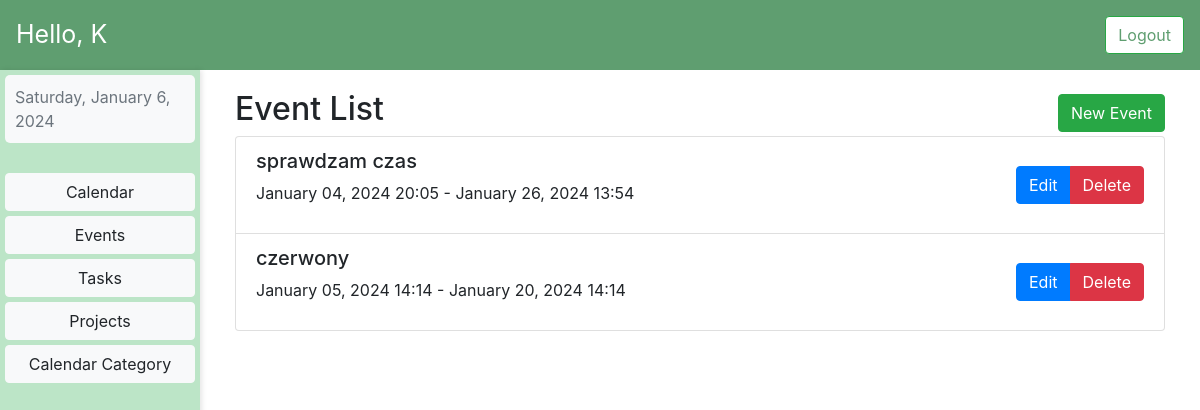
Page /events/ (signed in) on the earlier database version.
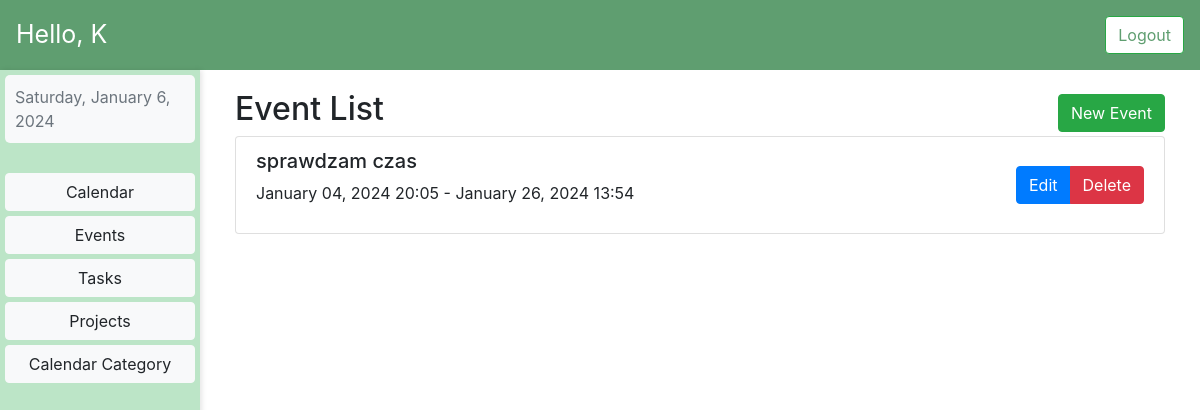
Same page on the later database version.
### MyCalendar/models.py (models this page shows)
class Event(models.Model):
    user = models.ForeignKey(User, on_delete=models.CASCADE)
    title = models.CharField(max_length=200)
    description = models.TextField(blank=True)
    start_date = models.DateTimeField(default=timezone.now)
    end_date = models.DateTimeField(default=timezone.now() + timezone.timedelta(hours=1))
    calendar = models.ForeignKey(Calendar, on_delete=models.CASCADE)
    notification = models.TimeField(default=timezone.timedelta(hours=1))

### MyCalendar/views.py (the view)
# urls.py: path('events/', events_view, name='events'),
def events_view(request):
    template_name = 'events.html'
    now = timezone.now()
    events = Event.objects.filter(user=request.user, end_date__gt=now)
    context = {'object_list': events}
    return render(request, template_name, context)

### templates/events.html (shortened to what this page needs)
{% extends 'dashboard.html' %}
{% load static %}
{% block styles %}
    <link rel="stylesheet" type="text/css" href="{% static 'css/dashboard.css' %}">
    <link href="{% static 'calender/main.css' %}" rel="stylesheet" />
{% endblock %}
{% block dynamic_content %}
    <div class="row mar">
         <div class="col-md-12">
             <div class="d-flex justify-content-between align-items-center">
                <h2 class="mr-auto">Event List</h2>
                <a href="{% url 'add_event' %}" class="btn btn-success ml-auto">New Event</a>
            </div>
            <ul class="list-group">
                {% for event in object_list  %}
                    <li class="list-group-item">
                        <div class="d-flex justify-content-between align-items-center">
                            <div>
                                <h5>{{ event.title }}</h5>
                                <p>{{ event.start_date|date:"F d, Y H:i" }} - {{ event.end_date|date:"F d, Y H:i" }}</p>
                            </div>
                            <div class="btn-group" role="group" aria-label="Event Actions">
                                <a href="{% url 'edit_event' event.id %}" class="btn btn-primary">Edit</a>
                                <a href="{% url 'delete_event' event.id %}" class="btn btn-danger">Delete</a>
                            </div>
                        </div>
                    </li>
                {% empty %}
                    <p>No Events Found</p>
                {% endfor %}
            </ul>
        </div>
    </div>
{% endblock %}

Differences in the rows shown:
removed Event: title "czerwony", start_date "January 05, 2024 14:14", end_date "January 20, 2024 14:14"
